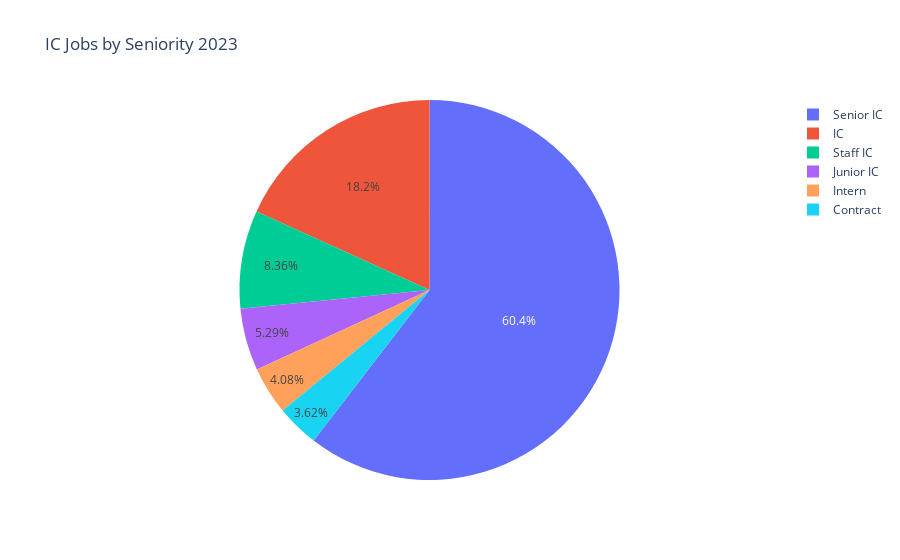

This figure's notebook cell:
### Code cell
fig = px.pie(counts_2023, values='len', names='seniority', title='IC Jobs by Seniority 2023')
fig.show()

### Figure 1 — Plotly figure (JSON) as saved in the notebook; plotly's stock layout.template omitted (floating-point values rounded to 4 significant figures)
{"data": [{"domain": {"x": [0, 1], "y": [0, 1]}, "hovertemplate": "seniority=%{label}<br>len=%{value}<extra></extra>", "labels": ["Contract", "Intern", "Junior IC", "Staff IC", "IC", "Senior IC"], "legendgroup": "", "name": "", "showlegend": true, "type": "pie", "values": [533, 600, 778, 1230, 2679, 8890]}], "layout": {"autosize": true, "legend": {"tracegroupgap": 0}, "title": {"text": "IC Jobs by Seniority 2023"}}}
